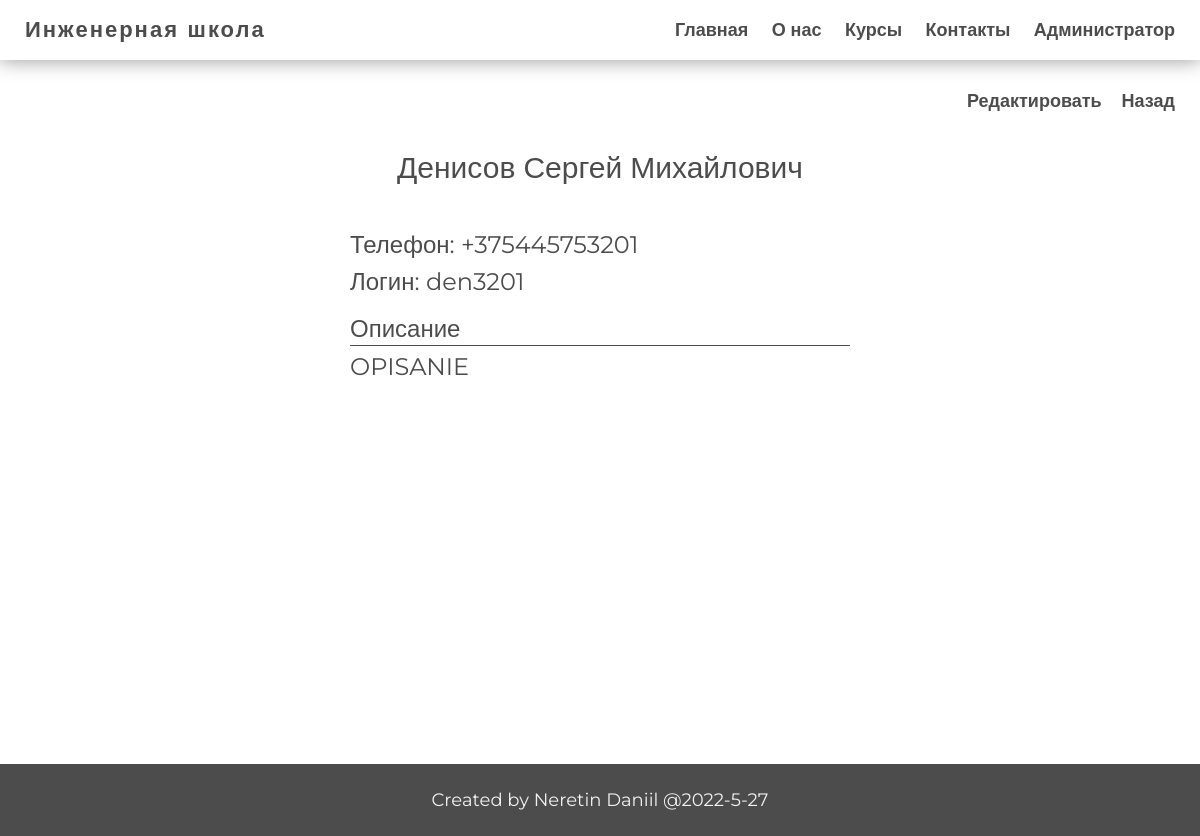
Page /admin/teachers/teacher.php?table=teachers&id_edit=22 (signed in) on the committed database.
### tables this page shows
CREATE TABLE `teachers` (
  `id_teacher` int NOT NULL,
  `name` varchar(30) NOT NULL,
  `surname` varchar(30) NOT NULL,
  `last_name` varchar(30) NOT NULL,
  `description` varchar(500) DEFAULT NULL,
  `phone` varchar(13) DEFAULT NULL,
  `photo` varchar(80) DEFAULT NULL,
  `login` varchar(30) NOT NULL,
  `password` varchar(60) NOT NULL,
  `id_time_work` int DEFAULT NULL
);

### app/controllers/edit_delete.php (called while the page is built, shortened)
<?php
if (isset($_GET['id_edit'])) {
    $id = $_GET['id_edit'];
    $table = $_GET['table'];
    if ($table === 'students') {
        $student = selectOne($table, ['id_student' => $id]);
    } elseif ($table === 'teachers') {
        $teacher = selectOne($table, ['id_teacher' => $id]);
    } elseif ($table === 'courses') {
        $course = selectOne($table, ['id_course' => $id]);
    } elseif ($table === 'groups') {
        $group = selectOne($table, ['id_group' => $id]);
        $number = $group['number'];
    }
}

### app/db/db.php (called while the page is built, shortened)
<?php
require('connect.php');
function checkErrors($query)
{
    $errInfo = $query->errorInfo();
    return true;
}
function selectOne($table, $params = [])
{
    global $pdo;
    $sql = "select * from `$table`";
    if (!empty($params)) {
        $i = 0;
        foreach ($params as $key => $value) {
            if ($i === 0) {
                $sql = $sql . " WHERE $key = $value";
            } else {
                $sql = $sql . " AND $key = $value";
            }
            $i++;
        }
    }
    $query = $pdo->prepare($sql);
    $query->execute();
    return $query->fetch();
}
function selectOrder($table, $sort_sql, $params = [])
{
    global $pdo;
    $sql = "select * from `$table`";
    if (!empty($params)) {
        $i = 0;
        foreach ($params as $key => $value) {
            $value = "`" . $value . "`";
            $key = "'" . $key . "'";
            if ($i === 0) {
                $sql = $sql . " WHERE $value = $key";
            } elseif ($i === 1) {
                $sql = $sql . " AND $value >= $key";
            } else {
                $sql = $sql . " AND $value <= $key";
            }
            $i++;
        }
    }
    $sql = $sql . " ORDER BY $sort_sql";
    $query = $pdo->prepare($sql);
    $query->execute();
    return $query->fetchAll();
}

### app/controllers/control.php (called while the page is built, shortened)
<?php
include SITE_ROOT . '/app/db/db.php';
include SITE_ROOT . '/app/controllers/edit_delete.php';

### path.php (called while the page is built, shortened)
<?php
include SITE_ROOT . '/app/controllers/control.php';

### admin/teachers/teacher.php (the view, shortened to what this page needs)
<?php
include '../../path.php';
?>
<!DOCTYPE html>
<html lang="en">
<head>
    <?php include SITE_ROOT . '/app/include/head.php' ?>
</head>
<body>
<div class="wrapper">
    <?php include SITE_ROOT . '/app/include/header.php' ?>
    <main class="main">
        <div class="container">
            <div class="info_page">
                <div class="admin_menu">
                    <a href="edit.php?table=teachers&id_edit=<?= $teacher['id_teacher']; ?>">Редактировать</a>
                    <a href="javascript:history.go(-1)">Назад</a>
                </div>
                <div class="name"><?= $teacher['surname'] . ' ' . $teacher['name'] . ' ' . $teacher['last_name'] ?></div>
                <div class="info_teacher">
                    <div class="down">
                        <div class="up">
                            <div>
                                <?php if (iconv_strlen($teacher['phone']) == 0): ?>
                                    <div>
                                        <span>Телефон: </span><span class="valueNull">Отсутствует</span>
                                    </div>
                                <?php else: ?>
                                    <div>Телефон: <?= $teacher['phone'] ?></div>
                                <?php endif; ?>
                                <div>Логин: <?= $teacher['login'] ?></div>
                            </div>
                        </div>
                        <div class="title_desc">Описание</div>
                        <?php if (iconv_strlen($teacher['description']) == 0): ?>
                            <div class="description valueNull">Отсутствует</div>
                        <?php else: ?>
                            <div class="description"><?= $teacher['description'] ?></div>
                        <?php endif; ?>
                    </div>
                </div>
            </div>
        </div>
    </main>
    <?php include SITE_ROOT . '/app/include/footer.php' ?>
</div>
</body>
</html>

### rows in the picture
teachers: surname "Денисов", name "Сергей", last_name "Михайлович", phone "+375445753201", login "den3201", description "OPISANIE"
